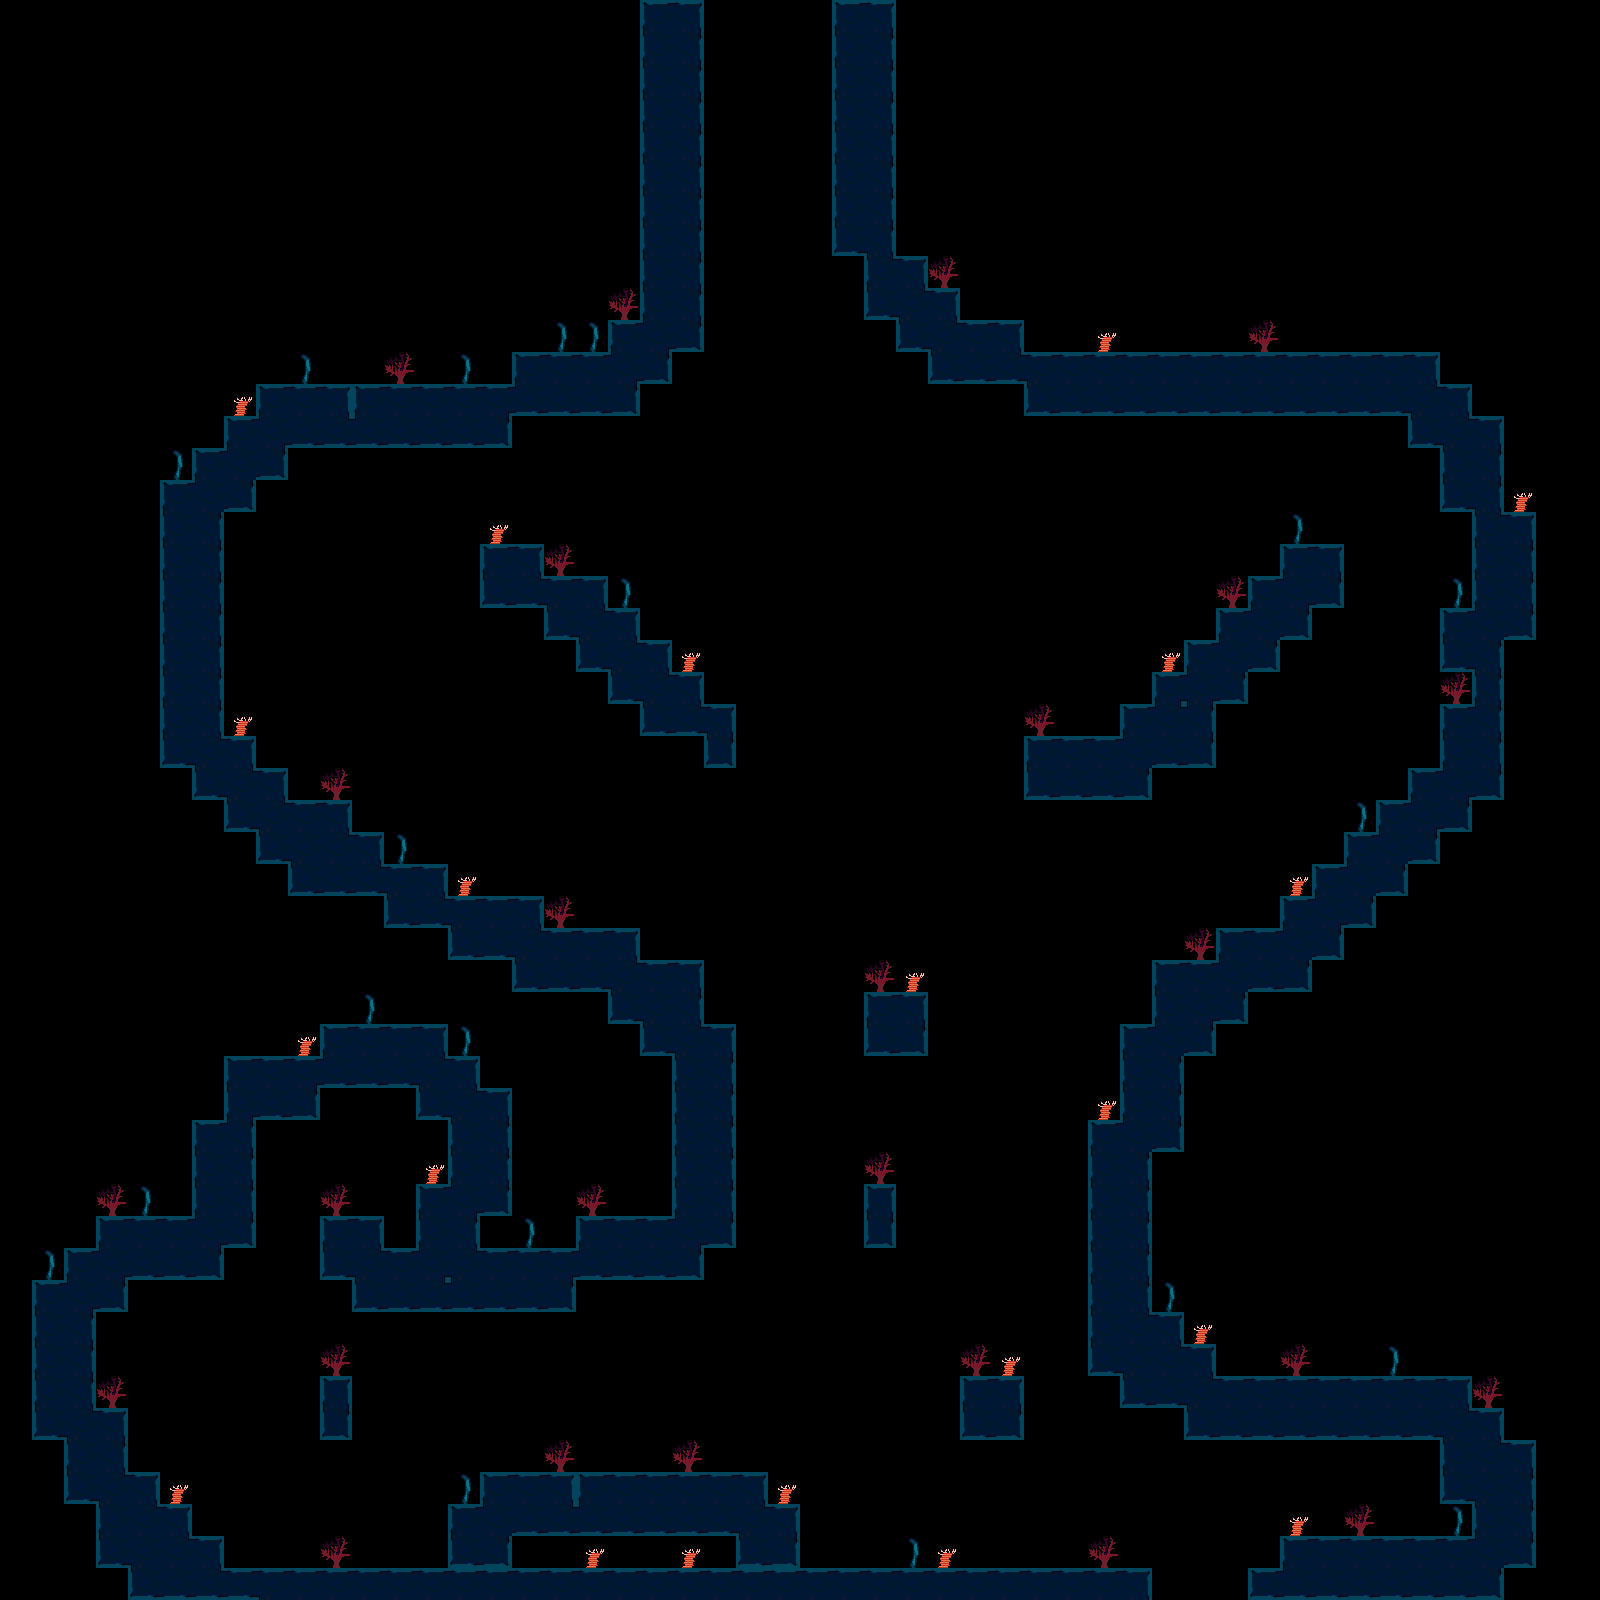

A 2D game scene composited from a Tiled map and its tileset images. What follows is a short description and the map's XML, with every tile layer's data as written:
An orthogonal 50x50 tile map with 32x32 px tiles, 1 tile layer (Tile Layer 1), 2 tilesets.

<map version="1.5" tiledversion="1.7.1" orientation="orthogonal" renderorder="right-down" width="50" height="50" tilewidth="32" tileheight="32" infinite="0" nextlayerid="2" nextobjectid="1">
 <tileset firstgid="1" source="Caves 1.tsx" />
 <tileset firstgid="56" source="Decals 1.tsx" />
 <layer id="1" name="Tile Layer 1" width="50" height="50">
  <data encoding="csv">
0,0,0,0,0,0,0,0,0,0,0,0,0,0,0,0,0,0,0,0,1,3,0,0,0,0,1,3,0,0,0,0,0,0,0,0,0,0,0,0,0,0,0,0,0,0,0,0,0,0,
0,0,0,0,0,0,0,0,0,0,0,0,0,0,0,0,0,0,0,0,12,14,0,0,0,0,12,14,0,0,0,0,0,0,0,0,0,0,0,0,0,0,0,0,0,0,0,0,0,0,
0,0,0,0,0,0,0,0,0,0,0,0,0,0,0,0,0,0,0,0,12,14,0,0,0,0,12,14,0,0,0,0,0,0,0,0,0,0,0,0,0,0,0,0,0,0,0,0,0,0,
0,0,0,0,0,0,0,0,0,0,0,0,0,0,0,0,0,0,0,0,12,14,0,0,0,0,12,14,0,0,0,0,0,0,0,0,0,0,0,0,0,0,0,0,0,0,0,0,0,0,
0,0,0,0,0,0,0,0,0,0,0,0,0,0,0,0,0,0,0,0,12,14,0,0,0,0,12,14,0,0,0,0,0,0,0,0,0,0,0,0,0,0,0,0,0,0,0,0,0,0,
0,0,0,0,0,0,0,0,0,0,0,0,0,0,0,0,0,0,0,0,12,14,0,0,0,0,12,14,0,0,0,0,0,0,0,0,0,0,0,0,0,0,0,0,0,0,0,0,0,0,
0,0,0,0,0,0,0,0,0,0,0,0,0,0,0,0,0,0,0,0,12,14,0,0,0,0,12,14,0,0,0,0,0,0,0,0,0,0,0,0,0,0,0,0,0,0,0,0,0,0,
0,0,0,0,0,0,0,0,0,0,0,0,0,0,0,0,0,0,0,0,12,14,0,0,0,0,23,19,0,0,0,0,0,0,0,0,0,0,0,0,0,0,0,0,0,0,0,0,0,0,
0,0,0,0,0,0,0,0,0,0,0,0,0,0,0,0,0,0,0,0,12,14,0,0,0,0,0,27,3,58,0,0,0,0,0,0,0,0,0,0,0,0,0,0,0,0,0,0,0,0,
0,0,0,0,0,0,0,0,0,0,0,0,0,0,0,0,0,0,0,58,12,14,0,0,0,0,0,23,10,3,0,0,0,0,0,0,0,0,0,0,0,0,0,0,0,0,0,0,0,0,
0,0,0,0,0,0,0,0,0,0,0,0,0,0,0,0,0,56,56,1,21,25,0,0,0,0,0,0,23,10,2,3,0,0,57,0,0,0,0,58,0,0,0,0,0,0,0,0,0,0,
0,0,0,0,0,0,0,0,0,56,0,0,58,0,56,0,1,2,2,21,25,0,0,0,0,0,0,0,0,23,24,39,7,2,2,2,2,2,2,2,2,2,2,2,3,0,0,0,0,0,
0,0,0,0,0,0,0,57,1,2,3,1,2,2,2,6,40,24,24,25,0,0,0,0,0,0,0,0,0,0,0,0,23,24,24,24,24,24,24,24,24,24,24,24,10,3,0,0,0,0,
0,0,0,0,0,0,0,1,21,24,39,40,24,24,24,25,0,0,0,0,0,0,0,0,0,0,0,0,0,0,0,0,0,0,0,0,0,0,0,0,0,0,0,0,23,10,3,0,0,0,
0,0,0,0,0,56,1,29,25,0,0,0,0,0,0,0,0,0,0,0,0,0,0,0,0,0,0,0,0,0,0,0,0,0,0,0,0,0,0,0,0,0,0,0,0,12,14,0,0,0,
0,0,0,0,0,1,29,25,0,0,0,0,0,0,0,0,0,0,0,0,0,0,0,0,0,0,0,0,0,0,0,0,0,0,0,0,0,0,0,0,0,0,0,0,0,23,19,57,0,0,
0,0,0,0,0,12,14,0,0,0,0,0,0,0,0,57,0,0,0,0,0,0,0,0,0,0,0,0,0,0,0,0,0,0,0,0,0,0,0,0,56,0,0,0,0,0,27,3,0,0,
0,0,0,0,0,12,14,0,0,0,0,0,0,0,0,1,3,58,0,0,0,0,0,0,0,0,0,0,0,0,0,0,0,0,0,0,0,0,0,0,1,3,0,0,0,0,12,14,0,0,
0,0,0,0,0,12,14,0,0,0,0,0,0,0,0,23,39,7,3,56,0,0,0,0,0,0,0,0,0,0,0,0,0,0,0,0,0,0,58,1,21,25,0,0,0,56,12,14,0,0,
0,0,0,0,0,12,14,0,0,0,0,0,0,0,0,0,0,23,10,3,0,0,0,0,0,0,0,0,0,0,0,0,0,0,0,0,0,0,1,29,25,0,0,0,0,1,29,25,0,0,
0,0,0,0,0,12,14,0,0,0,0,0,0,0,0,0,0,0,23,10,3,57,0,0,0,0,0,0,0,0,0,0,0,0,0,0,57,1,29,25,0,0,0,0,0,23,19,0,0,0,
0,0,0,0,0,12,14,0,0,0,0,0,0,0,0,0,0,0,0,23,10,3,0,0,0,0,0,0,0,0,0,0,0,0,0,0,5,43,25,0,0,0,0,0,0,58,15,0,0,0,
0,0,0,0,0,12,14,57,0,0,0,0,0,0,0,0,0,0,0,0,23,39,8,0,0,0,0,0,0,0,0,0,58,0,0,1,31,30,0,0,0,0,0,0,0,1,30,0,0,0,
0,0,0,0,0,23,10,3,0,0,0,0,0,0,0,0,0,0,0,0,0,0,26,0,0,0,0,0,0,0,0,0,1,2,2,29,24,25,0,0,0,0,0,0,0,12,14,0,0,0,
0,0,0,0,0,0,23,10,3,0,58,0,0,0,0,0,0,0,0,0,0,0,0,0,0,0,0,0,0,0,0,0,23,24,24,25,0,0,0,0,0,0,0,0,1,21,25,0,0,0,
0,0,0,0,0,0,0,23,10,2,3,0,0,0,0,0,0,0,0,0,0,0,0,0,0,0,0,0,0,0,0,0,0,0,0,0,0,0,0,0,0,0,56,1,21,25,0,0,0,0,
0,0,0,0,0,0,0,0,23,18,28,3,56,0,0,0,0,0,0,0,0,0,0,0,0,0,0,0,0,0,0,0,0,0,0,0,0,0,0,0,0,0,1,29,25,0,0,0,0,0,
0,0,0,0,0,0,0,0,0,23,24,39,7,3,57,0,0,0,0,0,0,0,0,0,0,0,0,0,0,0,0,0,0,0,0,0,0,0,0,0,57,1,29,25,0,0,0,0,0,0,
0,0,0,0,0,0,0,0,0,0,0,0,23,39,7,2,3,58,0,0,0,0,0,0,0,0,0,0,0,0,0,0,0,0,0,0,0,0,0,0,1,21,25,0,0,0,0,0,0,0,
0,0,0,0,0,0,0,0,0,0,0,0,0,0,23,24,10,2,2,3,0,0,0,0,0,0,0,0,0,0,0,0,0,0,0,0,0,58,1,2,29,25,0,0,0,0,0,0,0,0,
0,0,0,0,0,0,0,0,0,0,0,0,0,0,0,0,23,24,24,10,2,3,0,0,0,0,0,58,57,0,0,0,0,0,0,0,1,2,29,24,25,0,0,0,0,0,0,0,0,0,
0,0,0,0,0,0,0,0,0,0,0,56,0,0,0,0,0,0,0,23,18,14,0,0,0,0,0,1,3,0,0,0,0,0,0,0,12,17,25,0,0,0,0,0,0,0,0,0,0,0,
0,0,0,0,0,0,0,0,0,57,1,2,2,3,56,0,0,0,0,0,23,10,3,0,0,0,0,23,25,0,0,0,0,0,0,1,29,25,0,0,0,0,0,0,0,0,0,0,0,0,
0,0,0,0,0,0,0,1,2,6,40,24,24,10,3,0,0,0,0,0,0,12,14,0,0,0,0,0,0,0,0,0,0,0,0,12,14,0,0,0,0,0,0,0,0,0,0,0,0,0,
0,0,0,0,0,0,0,16,24,25,0,0,0,23,10,3,0,0,0,0,0,12,14,0,0,0,0,0,0,0,0,0,0,0,57,12,14,0,0,0,0,0,0,0,0,0,0,0,0,0,
0,0,0,0,0,0,1,30,0,0,0,0,0,0,12,14,0,0,0,0,0,12,14,0,0,0,0,0,0,0,0,0,0,0,1,29,25,0,0,0,0,0,0,0,0,0,0,0,0,0,
0,0,0,0,0,0,12,14,0,0,0,0,0,57,12,14,0,0,0,0,0,12,14,0,0,0,0,58,0,0,0,0,0,0,12,14,0,0,0,0,0,0,0,0,0,0,0,0,0,0,
0,0,0,58,56,0,12,14,0,0,58,0,0,1,21,25,0,0,58,0,0,12,14,0,0,0,0,4,0,0,0,0,0,0,12,14,0,0,0,0,0,0,0,0,0,0,0,0,0,0,
0,0,0,1,2,2,21,25,0,0,1,3,0,12,14,0,56,0,1,2,2,21,25,0,0,0,0,26,0,0,0,0,0,0,12,14,0,0,0,0,0,0,0,0,0,0,0,0,0,0,
0,56,1,21,24,24,25,0,0,0,23,10,2,21,10,2,2,6,40,24,24,25,0,0,0,0,0,0,0,0,0,0,0,0,12,14,0,0,0,0,0,0,0,0,0,0,0,0,0,0,
0,1,21,25,0,0,0,0,0,0,0,23,24,39,40,24,24,25,0,0,0,0,0,0,0,0,0,0,0,0,0,0,0,0,12,14,56,0,0,0,0,0,0,0,0,0,0,0,0,0,
0,12,14,0,0,0,0,0,0,0,0,0,0,0,0,0,0,0,0,0,0,0,0,0,0,0,0,0,0,0,0,0,0,0,12,28,3,57,0,0,0,0,0,0,0,0,0,0,0,0,
0,12,14,0,0,0,0,0,0,0,58,0,0,0,0,0,0,0,0,0,0,0,0,0,0,0,0,0,0,0,58,57,0,0,23,18,28,3,0,0,58,0,0,56,0,0,0,0,0,0,
0,12,14,58,0,0,0,0,0,0,4,0,0,0,0,0,0,0,0,0,0,0,0,0,0,0,0,0,0,0,1,3,0,0,0,23,24,10,2,2,2,2,2,2,2,3,58,0,0,0,
0,23,10,3,0,0,0,0,0,0,26,0,0,0,0,0,0,0,0,0,0,0,0,0,0,0,0,0,0,0,23,25,0,0,0,0,0,23,24,24,24,24,24,24,24,10,3,0,0,0,
0,0,12,14,0,0,0,0,0,0,0,0,0,0,0,0,0,58,0,0,0,58,0,0,0,0,0,0,0,0,0,0,0,0,0,0,0,0,0,0,0,0,0,0,0,12,28,3,0,0,
0,0,23,10,3,57,0,0,0,0,0,0,0,0,56,1,2,3,1,2,2,2,2,3,57,0,0,0,0,0,0,0,0,0,0,0,0,0,0,0,0,0,0,0,0,23,18,14,0,0,
0,0,0,12,28,3,0,0,0,0,0,0,0,0,1,29,24,39,40,24,24,24,24,10,3,0,0,0,0,0,0,0,0,0,0,0,0,0,0,0,57,0,58,0,0,56,12,14,0,0,
0,0,0,23,18,28,3,0,0,0,58,0,0,0,23,25,0,0,57,0,0,57,0,23,25,0,0,0,56,57,0,0,0,0,58,0,0,0,0,0,1,2,2,2,2,2,29,25,0,0,
0,0,0,0,23,24,39,35,7,2,2,2,2,2,2,2,2,2,2,2,2,2,2,2,2,2,2,2,2,2,2,2,2,2,2,3,0,0,0,34,40,24,24,24,24,24,25,0,0,0
</data>
 </layer>
</map>
